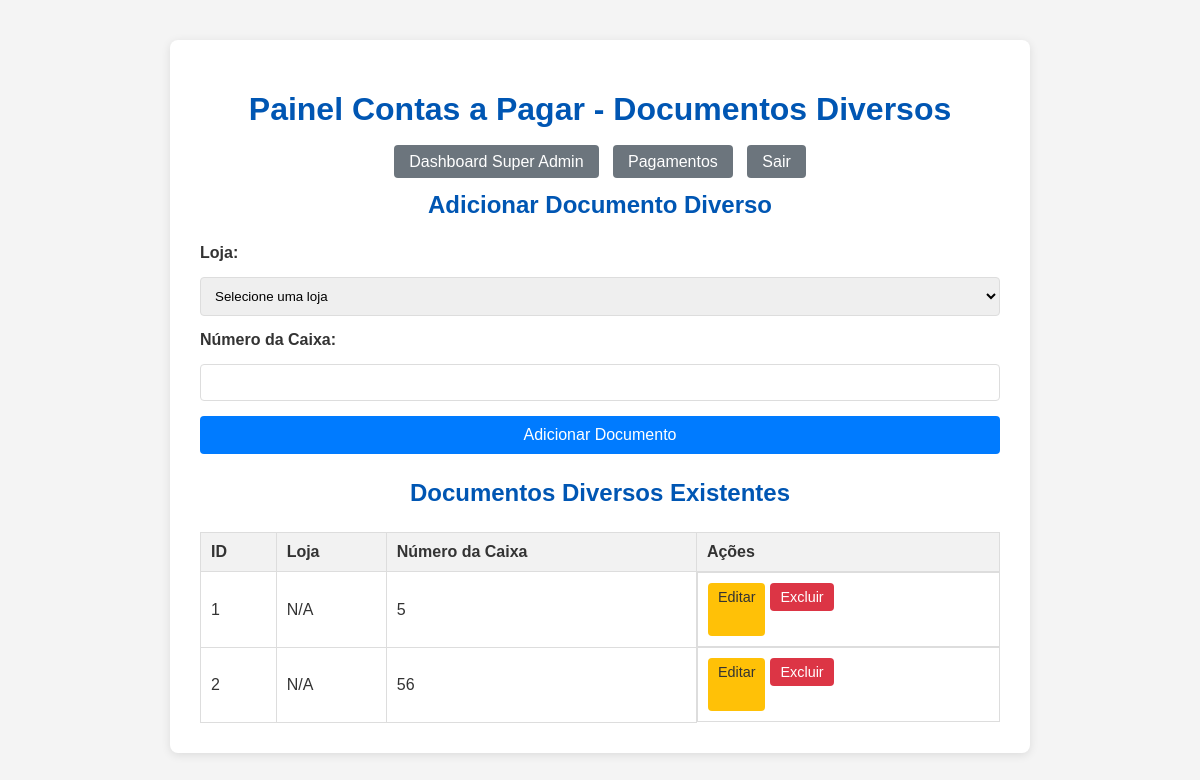
The app's page /contas_a_pagar/documentos_diversos (signed in), older data.
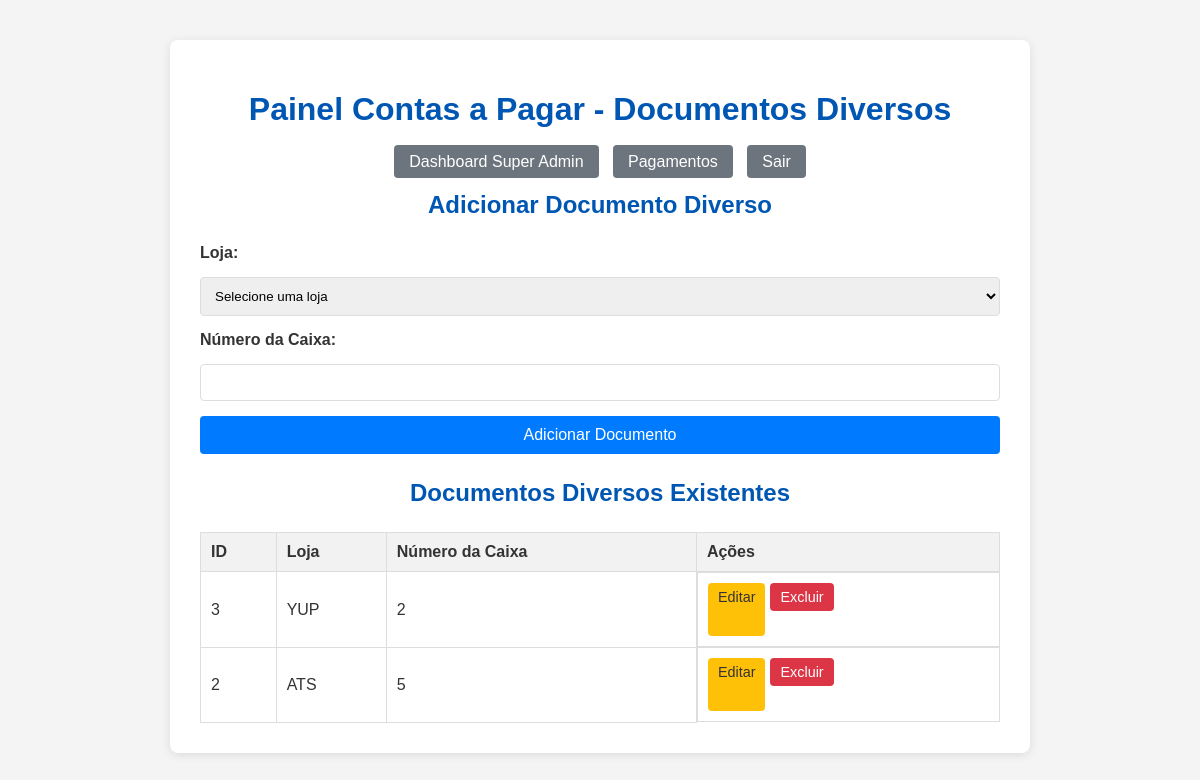
The same page, newer data.
### tables this page shows
CREATE TABLE contas_a_pagar_diversos (
            id INTEGER PRIMARY KEY AUTOINCREMENT,
            numero_caixa TEXT NOT NULL
        , store_id INTEGER REFERENCES stores(id));

CREATE TABLE stores (
            id INTEGER PRIMARY KEY AUTOINCREMENT,
            name TEXT UNIQUE NOT NULL
        );

### app.py (the view, shortened to what this page needs)
@app.route('/contas_a_pagar/documentos_diversos', methods=['GET', 'POST'])
@login_required
@role_required(['super_admin', 'admin_contas_a_pagar'])
def documentos_diversos_dashboard():
    db = get_db()
    stores = []
    if session['role'] == 'super_admin':
        documentos = db.execute("SELECT d.*, s.name as store_name FROM contas_a_pagar_diversos d LEFT JOIN stores s ON d.store_id = s.id ORDER BY d.numero_caixa").fetchall()
        stores = db.execute("SELECT id, name FROM stores ORDER BY name").fetchall()
    else:
        documentos = db.execute("SELECT d.*, s.name as store_name FROM contas_a_pagar_diversos d LEFT JOIN stores s ON d.store_id = s.id WHERE d.store_id = ? ORDER BY d.numero_caixa", (session.get('store_id'),)).fetchall()
    return render_template('contas_a_pagar/documentos_diversos_dashboard.html', documentos_diversos=documentos, stores=stores)

### app.py (called while the page is built)
def login_required(f):
    @wraps(f)
    def decorated_function(*args, **kwargs):
        if 'logged_in' not in session:
            flash('Você precisa fazer login para acessar esta página.', 'danger')
            return redirect(url_for('admin_login'))
        return f(*args, **kwargs)
    return decorated_function

def role_required(allowed_roles):
    def decorator(f):
        @wraps(f)
        def decorated_function(*args, **kwargs):
            if 'logged_in' not in session or 'role' not in session:
                flash('Você precisa fazer login para acessar esta página.', 'danger')
                return redirect(url_for('admin_login'))
            if session['role'] not in allowed_roles:
                flash('Você não tem permissão para acessar esta página.', 'danger')
                if session.get('role') == 'super_admin':
                    return redirect(url_for('super_admin_dashboard'))
                return redirect(url_for('index'))
            return f(*args, **kwargs)
        return decorated_function
    return decorator

### templates/contas_a_pagar/documentos_diversos_dashboard.html (shortened to what this page needs)
<!DOCTYPE html>
<html lang="pt-br">
<head>
    <link rel="stylesheet" href="{{ url_for('static', filename='css/style.css') }}">
</head>
<body>
    <div class="container">
        <h1>Painel Contas a Pagar - Documentos Diversos</h1>
        <div class="admin-nav">
            {% if session.role == 'super_admin' %}
                <a href="{{ url_for('super_admin_dashboard') }}">Dashboard Super Admin</a>
            {% endif %}
            <a href="{{ url_for('contas_a_pagar_dashboard') }}">Pagamentos</a>
            <a href="{{ url_for('admin_logout') }}">Sair</a>
        </div>
        <h2>Adicionar Documento Diverso</h2>
        <form action="{{ url_for('documentos_diversos_dashboard') }}" method="POST">
            {% if session.role == 'super_admin' %}
            <label for="store_id">Loja:</label>
            <select id="store_id" name="store_id" required>
                <option value="">Selecione uma loja</option>
            </select>
            {% endif %}
            <label for="numero_caixa">Número da Caixa:</label>
            <input type="text" id="numero_caixa" name="numero_caixa" required>
            <button type="submit">Adicionar Documento</button>
        </form>
        <h2>Documentos Diversos Existentes</h2>
        {% if documentos_diversos %}
            <table>
                <thead>
                    <tr>
                        <th>ID</th>
                        {% if session.role == 'super_admin' %}
                        <th>Loja</th>
                        {% endif %}
                        <th>Número da Caixa</th>
                        <th>Ações</th>
                    </tr>
                </thead>
                <tbody>
                    {% for item in documentos_diversos %}
                        <tr>
                            <td>{{ item.id }}</td>
                            {% if session.role == 'super_admin' %}
                            <td>{{ item.store_name or 'N/A' }}</td>
                            {% endif %}
                            <td>{{ item.numero_caixa }}</td>
                            <td class="actions">
                                <a href="{{ url_for('contas_a_pagar_diversos_edit', item_id=item.id) }}" class="edit">Editar</a>
                                <form action="{{ url_for('contas_a_pagar_diversos_delete', item_id=item.id) }}" method="POST" style="display:inline;">
                                    <button type="submit" class="delete" onclick="return confirm('Tem certeza que deseja excluir este documento?');">Excluir</button>
                                </form>
                            </td>
                        </tr>
                    {% endfor %}
                </tbody>
            </table>
        {% else %}
            <p>Nenhum documento diverso cadastrado ainda.</p>
        {% endif %}
    </div>
</body>
</html>

Row changes from the older to the newer data that the page shows:
removed contas_a_pagar_diversos: id "1", store_name "N/A", numero_caixa "5"
added contas_a_pagar_diversos: id "3", name "YUP", numero_caixa "2"
changed contas_a_pagar_diversos id 2: name "N/A" → "ATS"; numero_caixa "56" → "5"
